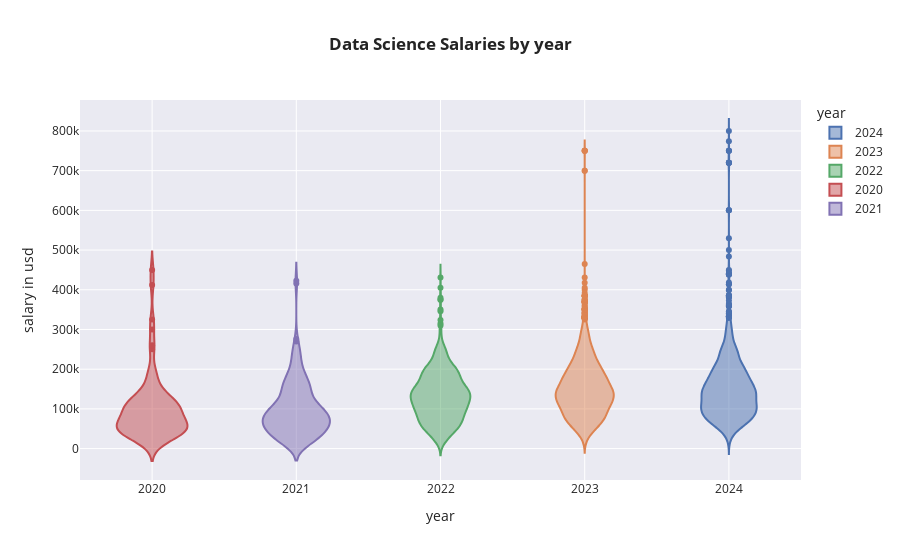

Notebook cell for this chart:
### Code cell
px.violin(df,x='work_year',y='salary_in_usd',color='work_year',labels={'work_year':'year','salary_in_usd':'salary in usd'},template='seaborn',title='<b>Data Science Salaries by year')

### Figure 1 — Plotly figure (JSON) as saved in the notebook; plotly's stock layout.template omitted (floating-point values rounded to 4 significant figures; data arrays with more than 128 entries replaced by an {"elided": "..."} marker saying what was removed)
{"data": [{"alignmentgroup": "True", "box": {"visible": false}, "hovertemplate": "year=%{x}<br>salary in usd=%{y}<extra></extra>", "legendgroup": "2024", "marker": {"color": "rgb(76,114,176)"}, "name": "2024", "offsetgroup": "2024", "orientation": "v", "scalegroup": "True", "showlegend": true, "type": "violin", "x": {"elided": "2559 int values"}, "x0": " ", "xaxis": "x", "y": {"elided": "2559 int values"}, "y0": " ", "yaxis": "y"}, {"alignmentgroup": "True", "box": {"visible": false}, "hovertemplate": "year=%{x}<br>salary in usd=%{y}<extra></extra>", "legendgroup": "2023", "marker": {"color": "rgb(221,132,82)"}, "name": "2023", "offsetgroup": "2023", "orientation": "v", "scalegroup": "True", "showlegend": true, "type": "violin", "x": {"elided": "4631 int values"}, "x0": " ", "xaxis": "x", "y": {"elided": "4631 int values"}, "y0": " ", "yaxis": "y"}, {"alignmentgroup": "True", "box": {"visible": false}, "hovertemplate": "year=%{x}<br>salary in usd=%{y}<extra></extra>", "legendgroup": "2022", "marker": {"color": "rgb(85,168,104)"}, "name": "2022", "offsetgroup": "2022", "orientation": "v", "scalegroup": "True", "showlegend": true, "type": "violin", "x": {"elided": "1113 int values"}, "x0": " ", "xaxis": "x", "y": {"elided": "1113 int values"}, "y0": " ", "yaxis": "y"}, {"alignmentgroup": "True", "box": {"visible": false}, "hovertemplate": "year=%{x}<br>salary in usd=%{y}<extra></extra>", "legendgroup": "2020", "marker": {"color": "rgb(196,78,82)"}, "name": "2020", "offsetgroup": "2020", "orientation": "v", "scalegroup": "True", "showlegend": true, "type": "violin", "x": [2020, 2020, 2020, 2020, 2020, 2020, 2020, 2020, 2020, 2020, 2020, 2020, 2020, 2020, 2020, 2020, 2020, 2020, 2020, 2020, 2020, 2020, 2020, 2020, 2020, 2020, 2020, 2020, 2020, 2020, 2020, 2020, 2020, 2020, 2020, 2020, 2020, 2020, 2020, 2020, 2020, 2020, 2020, 2020, 2020, 2020, 2020, 2020, 2020, 2020, 2020, 2020, 2020, 2020, 2020, 2020, 2020, 2020, 2020, 2020, 2020, 2020, 2020, 2020, 2020, 2020, 2020, 2020, 2020, 2020, 2020, 2020, 2020, 2020, 2020], "x0": " ", "xaxis": "x", "y": [100000, 44753, 164000, 47899, 300000, 60000, 15000, 95000, 22809, 49268, 117104, 54742, 20000, 59303, 70000, 68428, 450000, 46759, 74130, 103000, 250000, 138000, 45760, 79833, 50180, 106000, 112872, 15966, 76958, 188000, 105000, 70139, 33511, 91000, 42000, 115000, 260000, 109024, 79833, 150000, 72000, 190000, 35735, 135000, 125000, 51321, 40481, 39916, 87000, 85000, 41689, 114047, 56000, 47899, 98000, 325000, 45896, 42197, 62726, 21669, 110000, 120000, 60000, 148261, 38776, 91237, 62726, 190200, 118000, 138350, 130800, 45618, 412000, 105000, 100000], "y0": " ", "yaxis": "y"}, {"alignmentgroup": "True", "box": {"visible": false}, "hovertemplate": "year=%{x}<br>salary in usd=%{y}<extra></extra>", "legendgroup": "2021", "marker": {"color": "rgb(129,114,179)"}, "name": "2021", "offsetgroup": "2021", "orientation": "v", "scalegroup": "True", "showlegend": true, "type": "violin", "x": {"elided": "216 int values"}, "x0": " ", "xaxis": "x", "y": {"elided": "216 int values"}, "y0": " ", "yaxis": "y"}], "layout": {"autosize": true, "legend": {"title": {"text": "year"}, "tracegroupgap": 0}, "title": {"text": "<b>Data Science Salaries by year"}, "violinmode": "overlay", "xaxis": {"anchor": "y", "autorange": true, "categoryarray": [2024, 2023, 2022, 2020, 2021], "categoryorder": "array", "domain": [0, 1], "range": [2020.0, 2024.0], "title": {"text": "year"}, "type": "linear"}, "yaxis": {"anchor": "x", "autorange": true, "domain": [0, 1], "range": [-79120.0, 878000.0], "title": {"text": "salary in usd"}, "type": "linear"}}}
